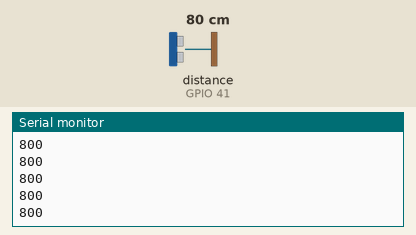
Simulated run of this sketch. Board: ESP32. On the bench: the last lines printed to the serial monitor. Inputs (shaded band) come from the test bench; at power-on: distance to the obstacle (sensor on GPIO 41) 80 cm.

Above: at 1.2 s.
1.3 s: distance to the obstacle (sensor on GPIO 41) set to 2 cm
At 1.8 s:
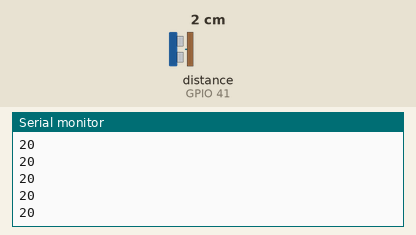
2.8 s: distance to the obstacle (sensor on GPIO 41) set to 4 cm
At 3.6 s:
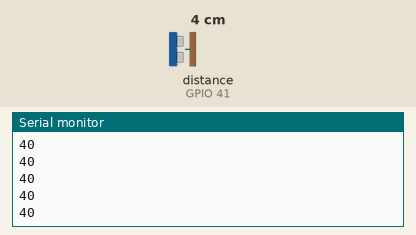
Timing chart, 0 to 5.8 s (numbered marks = the images above; inputs shaded):
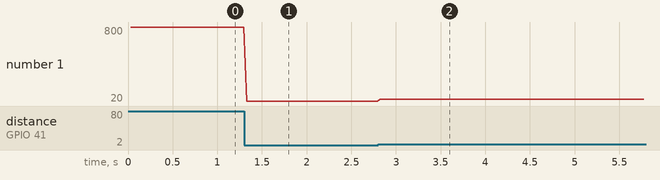

The sketch:

tof.ino
```cpp
#include <M5Core2.h>
#include <Wire.h>
#include <VL53L0X.h>
VL53L0X sensor;

void setup(){
  Serial.begin(115200);
  Wire.begin();
  sensor.setAddress(0x29);
  sensor.setTimeout(500);
  if (!sensor.init()) {
    Serial.println("Failed to detect and initialize sensor!");
    while (1) {}
  }
  sensor.startContinuous();
}

void loop(){
  Serial.print(sensor.readRangeContinuousMillimeters());
  if (sensor.timeoutOccurred()) {
    Serial.print(" TIMEOUT");
  }
  Serial.println();
}
```

Measured:
- after the input at 1.3 s, the serial monitor: prints a new line at once (image 1)
- after the input at 2.8 s, the serial monitor: prints a new line at once (image 2)
- plotted number 1: 800 → 20 after the input at 1.3 s, 20 → 40 after the input at 2.8 s
